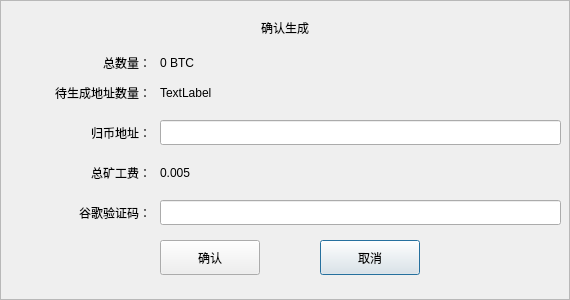
<?xml version="1.0" encoding="UTF-8"?>
<ui version="4.0">
 <class>CCollectionConfirmDialog</class>
 <widget class="QDialog" name="CCollectionConfirmDialog">
  <property name="geometry">
   <rect>
    <x>0</x>
    <y>0</y>
    <width>570</width>
    <height>300</height>
   </rect>
  </property>
  <property name="windowTitle">
   <string>Dialog</string>
  </property>
  <widget class="QFrame" name="frame">
   <property name="geometry">
    <rect>
     <x>0</x>
     <y>0</y>
     <width>570</width>
     <height>300</height>
    </rect>
   </property>
   <property name="frameShape">
    <enum>QFrame::StyledPanel</enum>
   </property>
   <property name="frameShadow">
    <enum>QFrame::Raised</enum>
   </property>
   <widget class="QLabel" name="lbl_CollectAffirm_collectAddr">
    <property name="geometry">
     <rect>
      <x>40</x>
      <y>120</y>
      <width>111</width>
      <height>25</height>
     </rect>
    </property>
    <property name="text">
     <string>归币地址：</string>
    </property>
    <property name="alignment">
     <set>Qt::AlignRight|Qt::AlignTrailing|Qt::AlignVCenter</set>
    </property>
   </widget>
   <widget class="QLabel" name="label_Amount">
    <property name="geometry">
     <rect>
      <x>160</x>
      <y>50</y>
      <width>391</width>
      <height>25</height>
     </rect>
    </property>
    <property name="text">
     <string>0 BTC</string>
    </property>
   </widget>
   <widget class="QPushButton" name="btn_Cancel">
    <property name="geometry">
     <rect>
      <x>320</x>
      <y>240</y>
      <width>100</width>
      <height>35</height>
     </rect>
    </property>
    <property name="text">
     <string>取消</string>
    </property>
   </widget>
   <widget class="QLabel" name="label_AddressCount">
    <property name="geometry">
     <rect>
      <x>160</x>
      <y>80</y>
      <width>161</width>
      <height>25</height>
     </rect>
    </property>
    <property name="text">
     <string>TextLabel</string>
    </property>
   </widget>
   <widget class="QLabel" name="lbl_CollectAffirm_num">
    <property name="geometry">
     <rect>
      <x>40</x>
      <y>50</y>
      <width>111</width>
      <height>25</height>
     </rect>
    </property>
    <property name="text">
     <string>总数量：</string>
    </property>
    <property name="alignment">
     <set>Qt::AlignRight|Qt::AlignTrailing|Qt::AlignVCenter</set>
    </property>
   </widget>
   <widget class="QLineEdit" name="le_Addr">
    <property name="geometry">
     <rect>
      <x>160</x>
      <y>120</y>
      <width>401</width>
      <height>25</height>
     </rect>
    </property>
   </widget>
   <widget class="QLabel" name="lbl_CollectAffirm_googleCode">
    <property name="geometry">
     <rect>
      <x>30</x>
      <y>200</y>
      <width>121</width>
      <height>25</height>
     </rect>
    </property>
    <property name="text">
     <string>谷歌验证码：</string>
    </property>
    <property name="alignment">
     <set>Qt::AlignRight|Qt::AlignTrailing|Qt::AlignVCenter</set>
    </property>
   </widget>
   <widget class="QLabel" name="lbl_CollectAffirm_addrNum">
    <property name="geometry">
     <rect>
      <x>10</x>
      <y>80</y>
      <width>141</width>
      <height>25</height>
     </rect>
    </property>
    <property name="text">
     <string>待生成地址数量：</string>
    </property>
    <property name="alignment">
     <set>Qt::AlignRight|Qt::AlignTrailing|Qt::AlignVCenter</set>
    </property>
   </widget>
   <widget class="QLabel" name="label">
    <property name="geometry">
     <rect>
      <x>225</x>
      <y>10</y>
      <width>120</width>
      <height>35</height>
     </rect>
    </property>
    <property name="text">
     <string>确认生成</string>
    </property>
    <property name="alignment">
     <set>Qt::AlignCenter</set>
    </property>
   </widget>
   <widget class="QLabel" name="label_TxFee">
    <property name="geometry">
     <rect>
      <x>160</x>
      <y>160</y>
      <width>371</width>
      <height>25</height>
     </rect>
    </property>
    <property name="text">
     <string>0.005</string>
    </property>
   </widget>
   <widget class="QLineEdit" name="le_Verify_code">
    <property name="geometry">
     <rect>
      <x>160</x>
      <y>200</y>
      <width>401</width>
      <height>25</height>
     </rect>
    </property>
   </widget>
   <widget class="QLabel" name="lbl_CollectAffirm_MinersFee">
    <property name="geometry">
     <rect>
      <x>50</x>
      <y>160</y>
      <width>101</width>
      <height>25</height>
     </rect>
    </property>
    <property name="text">
     <string>总矿工费：</string>
    </property>
    <property name="alignment">
     <set>Qt::AlignRight|Qt::AlignTrailing|Qt::AlignVCenter</set>
    </property>
   </widget>
   <widget class="QPushButton" name="btn_OK">
    <property name="geometry">
     <rect>
      <x>160</x>
      <y>240</y>
      <width>100</width>
      <height>35</height>
     </rect>
    </property>
    <property name="text">
     <string>确认</string>
    </property>
   </widget>
  </widget>
 </widget>
 <resources/>
 <connections/>
</ui>
